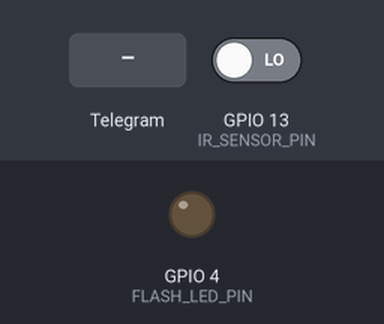
This sketch was run on a simulated ESP32. Shown: output pins drawn as LEDs (lit = HIGH). Inputs (shaded band) come from the test bench; at power-on: GPIO 13 (IR_SENSOR_PIN) LOW. WiFi joins after 1.5 s; servers stay silent unless stated; the camera gives no picture; web services answer with replies made up by the test bench; what the sketch prints to the serial monitor is not drawn.

Above: at 3.0 s.
3.1 s: GPIO 13 (IR_SENSOR_PIN) driven HIGH
At 4.4 s:
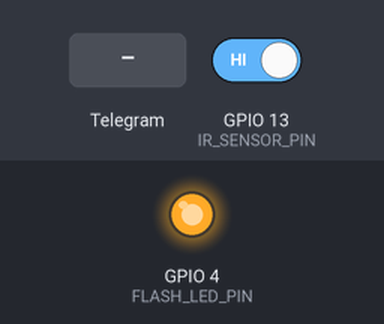
6.4 s: Telegram message "/flash" received
At 9.6 s:
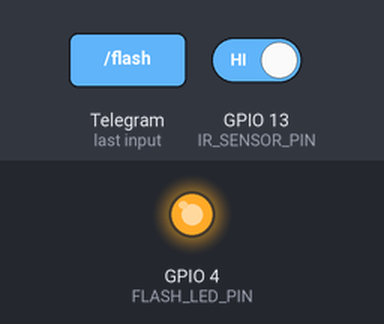
Timing chart, 0 to 11.1 s (numbered marks = the images above; inputs shaded):
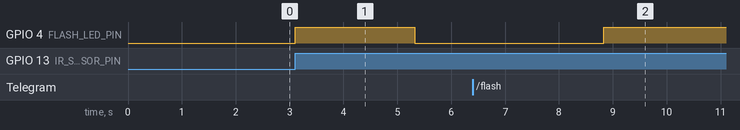

The sketch:

photo_parcel_telegram.ino
```cpp
#include <Arduino.h>
#include <WiFi.h>
#include <WiFiClientSecure.h>
#include "soc/soc.h"
#include "soc/rtc_cntl_reg.h"
#include "esp_camera.h"
#include <UniversalTelegramBot.h>
#include <ArduinoJson.h>

// WiFi credentials
const char* ssid = "Thana";
const char* password = "021952324";

// Telegram Bot
#define BOTtoken "7984678902:AAHVzJmiptr8lgvbn8vBZPzE9IeC-4Nh0U0"
#define CHAT_ID "-4818046120"

WiFiClientSecure clientTCP;
UniversalTelegramBot bot(BOTtoken, clientTCP);

// LED แฟลช
#define FLASH_LED_PIN 4
bool flashState = LOW;

// เซ็นเซอร์อินฟราเรด (E18-D80NK)
#define IR_SENSOR_PIN 13
bool isDetecting = false;  // ป้องกันการถ่ายภาพซ้ำ

// Interval สำหรับตรวจข้อความจาก Telegram
int botRequestDelay = 1000;
unsigned long lastTimeBotRan;

// กล้อง AI Thinker
#define PWDN_GPIO_NUM     32
#define RESET_GPIO_NUM    -1
#define XCLK_GPIO_NUM      0
#define SIOD_GPIO_NUM     26
#define SIOC_GPIO_NUM     27
#define Y9_GPIO_NUM       35
#define Y8_GPIO_NUM       34
#define Y7_GPIO_NUM       39
#define Y6_GPIO_NUM       36
#define Y5_GPIO_NUM       21
#define Y4_GPIO_NUM       19
#define Y3_GPIO_NUM       18
#define Y2_GPIO_NUM        5
#define VSYNC_GPIO_NUM    25
#define HREF_GPIO_NUM     23
#define PCLK_GPIO_NUM     22

extern const char TELEGRAM_CERTIFICATE_ROOT[] PROGMEM;

void configInitCamera() {
  camera_config_t config;
  config.ledc_channel = LEDC_CHANNEL_0;
  config.ledc_timer = LEDC_TIMER_0;
  config.pin_d0 = Y2_GPIO_NUM;
  config.pin_d1 = Y3_GPIO_NUM;
  config.pin_d2 = Y4_GPIO_NUM;
  config.pin_d3 = Y5_GPIO_NUM;
  config.pin_d4 = Y6_GPIO_NUM;
  config.pin_d5 = Y7_GPIO_NUM;
  config.pin_d6 = Y8_GPIO_NUM;
  config.pin_d7 = Y9_GPIO_NUM;
  config.pin_xclk = XCLK_GPIO_NUM;
  config.pin_pclk = PCLK_GPIO_NUM;
  config.pin_vsync = VSYNC_GPIO_NUM;
  config.pin_href = HREF_GPIO_NUM;
  config.pin_sccb_sda = SIOD_GPIO_NUM;
  config.pin_sccb_scl = SIOC_GPIO_NUM;
  config.pin_pwdn = PWDN_GPIO_NUM;
  config.pin_reset = RESET_GPIO_NUM;
  config.xclk_freq_hz = 20000000;
  config.pixel_format = PIXFORMAT_JPEG;
  config.grab_mode = CAMERA_GRAB_LATEST;

  if (psramFound()) {
// FRAMESIZE_ +
//QQVGA/160x120//QQVGA2/128x160//QCIF/176x144//HQVGA/240x176
//QVGA/320x240//CIF/400x296//VGA/640x480//SVGA/800x600//XGA/1024x768
//SXGA/1280x1024//UXGA/1600x1200//QXGA/2048x1536
    config.frame_size = FRAMESIZE_SXGA;
    config.jpeg_quality = 10;
    config.fb_count = 1;
  } else {
    config.frame_size = FRAMESIZE_SXGA;
    config.jpeg_quality = 12;
    config.fb_count = 1;
  }

  esp_err_t err = esp_camera_init(&config);
  if (err != ESP_OK) {
    Serial.printf("Camera init failed with error 0x%x", err);
    delay(1000);
    ESP.restart();
  }
}

String sendPhotoTelegram() {
  const char* myDomain = "api.telegram.org";
  String getBody = "";

  digitalWrite(FLASH_LED_PIN, HIGH);
  delay(1500);  // รอแฟลชก่อนถ่าย

  camera_fb_t* fb = esp_camera_fb_get();
  if (fb) esp_camera_fb_return(fb);
  delay(600);
  fb = esp_camera_fb_get();
  if (!fb) {
    Serial.println("Camera capture failed");
    digitalWrite(FLASH_LED_PIN, LOW);
    return "Camera capture failed";
  }

  digitalWrite(FLASH_LED_PIN, LOW);

  if (clientTCP.connect(myDomain, 443)) {
    String head = "--RandomNerdTutorials\r\n"
                  "Content-Disposition: form-data; name=\"chat_id\"\r\n\r\n" + String(CHAT_ID) + "\r\n--RandomNerdTutorials\r\n"
                  "Content-Disposition: form-data; name=\"photo\"; filename=\"photo.jpg\"\r\n"
                  "Content-Type: image/jpeg\r\n\r\n";
    String tail = "\r\n--RandomNerdTutorials--\r\n";

    size_t totalLen = fb->len + head.length() + tail.length();
    clientTCP.println("POST /bot" + String(BOTtoken) + "/sendPhoto HTTP/1.1");
    clientTCP.println("Host: " + String(myDomain));
    clientTCP.println("Content-Length: " + String(totalLen));
    clientTCP.println("Content-Type: multipart/form-data; boundary=RandomNerdTutorials");
    clientTCP.println();
    clientTCP.print(head);

    size_t fbLen = fb->len;
    uint8_t* fbBuf = fb->buf;
    for (size_t n = 0; n < fbLen; n += 1024) {
      clientTCP.write(fbBuf, (n + 1024 < fbLen) ? 1024 : fbLen - n);
      fbBuf += 1024;
    }

    clientTCP.print(tail);
    esp_camera_fb_return(fb);

    long startTimer = millis();
    while ((millis() - startTimer) < 3000) {
      while (clientTCP.available()) {
        char c = clientTCP.read();
        getBody += c;
      }
    }
    clientTCP.stop();
    Serial.println(getBody);
  } else {
    esp_camera_fb_return(fb);
    Serial.println("Connection to Telegram failed");
    getBody = "Connection failed";
  }

  return getBody;
}

void handleNewMessages(int numNewMessages) {
  for (int i = 0; i < numNewMessages; i++) {
    String chat_id = String(bot.messages[i].chat_id);
    if (chat_id != CHAT_ID) {
      bot.sendMessage(chat_id, "Unauthorized user", "");
      continue;
    }

    String text = bot.messages[i].text;
    String from_name = bot.messages[i].from_name;

    if (text == "/start") {
      String welcome = "Welcome, " + from_name + "\n";
      welcome += "Use the following commands:\n";
      welcome += "/photo - Take photo\n";
      welcome += "/flash - Toggle flash LED\n";
      bot.sendMessage(CHAT_ID, welcome, "");
    }
    if (text == "/flash") {
      flashState = !flashState;
      digitalWrite(FLASH_LED_PIN, flashState);
      bot.sendMessage(CHAT_ID, flashState ? "Flash ON" : "Flash OFF", "");
    }
    if (text == "/photo") {
      bot.sendMessage(CHAT_ID, "Capturing photo...", "");
      sendPhotoTelegram();
    }
  }
}

void setup() {
  WRITE_PERI_REG(RTC_CNTL_BROWN_OUT_REG, 0);  // ปิด brownout detection
  Serial.begin(115200);
  pinMode(FLASH_LED_PIN, OUTPUT);
  pinMode(IR_SENSOR_PIN, INPUT);
  digitalWrite(FLASH_LED_PIN, flashState);

  configInitCamera();
  WiFi.mode(WIFI_STA);
  WiFi.begin(ssid, password);
  clientTCP.setCACert(TELEGRAM_CERTIFICATE_ROOT);  // ตั้งค่าใบรับรอง

  while (WiFi.status() != WL_CONNECTED) {
    Serial.print(".");
    delay(500);
  }
  Serial.println("\nWiFi connected");
  Serial.print("IP: ");
  Serial.println(WiFi.localIP());
}

void loop() {
  int currentSensorState = digitalRead(IR_SENSOR_PIN);

  if (currentSensorState == HIGH && !isDetecting) {
    Serial.println("📦 Parcel Detected!");
    isDetecting = true;
    sendPhotoTelegram();
  }

  if (currentSensorState == LOW) {
    isDetecting = false;
  }

  if (millis() > lastTimeBotRan + botRequestDelay) {
    int numNewMessages = bot.getUpdates(bot.last_message_received + 1);
    while (numNewMessages) {
      handleNewMessages(numNewMessages);
      numNewMessages = bot.getUpdates(bot.last_message_received + 1);
    }
    lastTimeBotRan = millis();
  }
}
```

Measured:
- after the input at 3.1 s, GPIO 4 (FLASH_LED_PIN): LOW → HIGH at once, → LOW 2.2 s later
- after the input at 6.4 s, GPIO 4 (FLASH_LED_PIN): LOW → HIGH after 2.4 s
